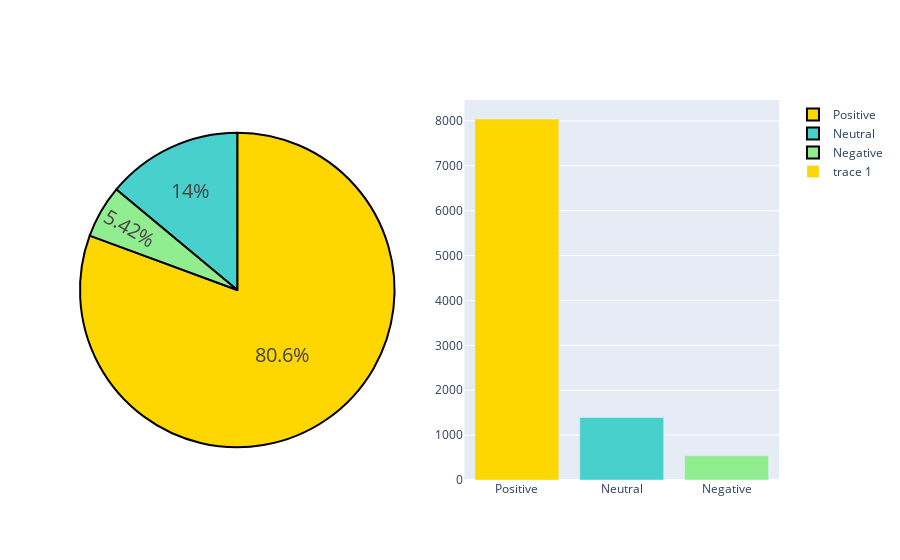

Here is the notebook cell this chart was saved with:
### Markdown cell above
### Target Count

### Code cell
#Target Count
# label encode
def label_encode(x):
    if x == 1 or x == 2:
        return 0
    if x == 3:
        return 1
    if x == 5 or x == 4:
        return 2
    
# label to name
def label2name(x):
    if x == 0:
        return "Negative"
    if x == 1:
        return "Neutral"
    if x == 2:
        return "Positive"

# encode label and mapping label name
df["label"] = df["Rating"].apply(lambda x: label_encode(x))
df["label_name"] = df["label"].apply(lambda x: label2name(x))

fig = make_subplots(rows=1, cols=2, specs=[[{"type": "pie"}, {"type": "bar"}]])
colors = ['gold', 'mediumturquoise', 'lightgreen']
fig.add_trace(go.Pie(labels=df.label_name.value_counts().index,
                             values=df.label.value_counts().values), 1, 1)

fig.update_traces(hoverinfo='label+percent', textfont_size=20,
                  marker=dict(colors=colors, line=dict(color='#000000', width=2)))

fig.add_trace(go.Bar(x=df.label_name.value_counts().index, y=df.label.value_counts().values, marker_color = colors), 1,2)

fig.show();

### Figure 1 — Plotly figure (JSON) as saved in the notebook; plotly's stock layout.template omitted (floating-point values rounded to 4 significant figures)
{"data": [{"domain": {"x": [0, 0.45], "y": [0, 1]}, "hoverinfo": "label+percent", "labels": ["Positive", "Neutral", "Negative"], "marker": {"colors": ["gold", "mediumturquoise", "lightgreen"], "line": {"color": "#000000", "width": 2}}, "textfont": {"size": 20}, "type": "pie", "values": [8041, 1392, 541]}, {"marker": {"color": ["gold", "mediumturquoise", "lightgreen"]}, "type": "bar", "x": ["Positive", "Neutral", "Negative"], "xaxis": "x", "y": [8041, 1392, 541], "yaxis": "y"}], "layout": {"xaxis": {"anchor": "y", "domain": [0.55, 1]}, "yaxis": {"anchor": "x", "domain": [0, 1]}}}
